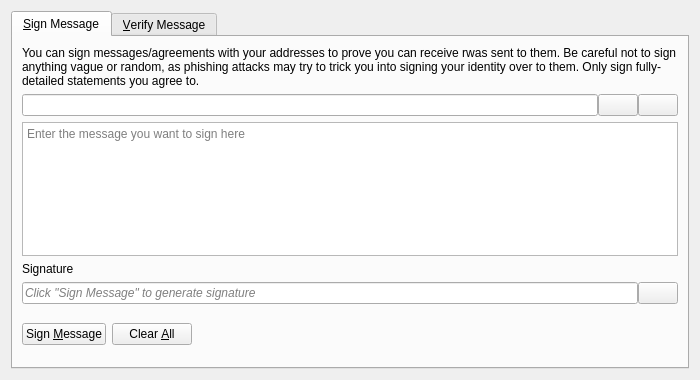
<?xml version="1.0" encoding="UTF-8"?>
<ui version="4.0">
 <class>SignVerifyMessageDialog</class>
 <widget class="QDialog" name="SignVerifyMessageDialog">
  <property name="geometry">
   <rect>
    <x>0</x>
    <y>0</y>
    <width>700</width>
    <height>380</height>
   </rect>
  </property>
  <property name="windowTitle">
   <string>Signatures - Sign / Verify a Message</string>
  </property>
  <property name="modal">
   <bool>true</bool>
  </property>
  <layout class="QVBoxLayout" name="verticalLayout">
   <item>
    <widget class="QTabWidget" name="tabWidget">
     <property name="currentIndex">
      <number>0</number>
     </property>
     <widget class="QWidget" name="tabSignMessage">
      <attribute name="title">
       <string>&amp;Sign Message</string>
      </attribute>
      <layout class="QVBoxLayout" name="verticalLayout_SM">
       <item>
        <widget class="QLabel" name="infoLabel_SM">
         <property name="text">
          <string>You can sign messages/agreements with your addresses to prove you can receive rwas sent to them. Be careful not to sign anything vague or random, as phishing attacks may try to trick you into signing your identity over to them. Only sign fully-detailed statements you agree to.</string>
         </property>
         <property name="textFormat">
          <enum>Qt::PlainText</enum>
         </property>
         <property name="wordWrap">
          <bool>true</bool>
         </property>
        </widget>
       </item>
       <item>
        <layout class="QHBoxLayout" name="horizontalLayout_1_SM">
         <property name="spacing">
          <number>0</number>
         </property>
         <item>
          <widget class="QValidatedLineEdit" name="addressIn_SM">
           <property name="toolTip">
            <string>The Bitcoin address to sign the message with</string>
           </property>
          </widget>
         </item>
         <item>
          <widget class="QPushButton" name="addressBookButton_SM">
           <property name="toolTip">
            <string>Choose previously used address</string>
           </property>
           <property name="text">
            <string/>
           </property>
           <property name="icon">
            <iconset resource="../bitcoin.qrc">
             <normaloff>:/icons/address-book</normaloff>:/icons/address-book</iconset>
           </property>
           <property name="shortcut">
            <string>Alt+A</string>
           </property>
           <property name="autoDefault">
            <bool>false</bool>
           </property>
          </widget>
         </item>
         <item>
          <widget class="QPushButton" name="pasteButton_SM">
           <property name="toolTip">
            <string>Paste address from clipboard</string>
           </property>
           <property name="text">
            <string/>
           </property>
           <property name="icon">
            <iconset resource="../bitcoin.qrc">
             <normaloff>:/icons/editpaste</normaloff>:/icons/editpaste</iconset>
           </property>
           <property name="shortcut">
            <string>Alt+P</string>
           </property>
           <property name="autoDefault">
            <bool>false</bool>
           </property>
          </widget>
         </item>
        </layout>
       </item>
       <item>
        <widget class="QPlainTextEdit" name="messageIn_SM">
         <property name="toolTip">
          <string>Enter the message you want to sign here</string>
         </property>
         <property name="placeholderText">
          <string>Enter the message you want to sign here</string>
         </property>
        </widget>
       </item>
       <item>
        <widget class="QLabel" name="signatureLabel_SM">
         <property name="text">
          <string>Signature</string>
         </property>
         <property name="textFormat">
          <enum>Qt::PlainText</enum>
         </property>
        </widget>
       </item>
       <item>
        <layout class="QHBoxLayout" name="horizontalLayout_2_SM">
         <property name="spacing">
          <number>0</number>
         </property>
         <item>
          <widget class="QLineEdit" name="signatureOut_SM">
           <property name="placeholderText">
            <string>Click "Sign Message" to generate signature</string>
           </property>
           <property name="font">
            <font>
             <italic>true</italic>
            </font>
           </property>
           <property name="readOnly">
            <bool>true</bool>
           </property>
          </widget>
         </item>
         <item>
          <widget class="QPushButton" name="copySignatureButton_SM">
           <property name="toolTip">
            <string>Copy the current signature to the system clipboard</string>
           </property>
           <property name="text">
            <string/>
           </property>
           <property name="icon">
            <iconset resource="../bitcoin.qrc">
             <normaloff>:/icons/editcopy</normaloff>:/icons/editcopy</iconset>
           </property>
           <property name="autoDefault">
            <bool>false</bool>
           </property>
          </widget>
         </item>
        </layout>
       </item>
       <item>
        <layout class="QHBoxLayout" name="horizontalLayout_3_SM">
         <item>
          <widget class="QPushButton" name="signMessageButton_SM">
           <property name="toolTip">
            <string>Sign the message to prove you own this Bitcoin address</string>
           </property>
           <property name="text">
            <string>Sign &amp;Message</string>
           </property>
           <property name="icon">
            <iconset resource="../bitcoin.qrc">
             <normaloff>:/icons/edit</normaloff>:/icons/edit</iconset>
           </property>
           <property name="autoDefault">
            <bool>false</bool>
           </property>
          </widget>
         </item>
         <item>
          <widget class="QPushButton" name="clearButton_SM">
           <property name="toolTip">
            <string>Reset all sign message fields</string>
           </property>
           <property name="text">
            <string>Clear &amp;All</string>
           </property>
           <property name="icon">
            <iconset resource="../bitcoin.qrc">
             <normaloff>:/icons/remove</normaloff>:/icons/remove</iconset>
           </property>
           <property name="autoDefault">
            <bool>false</bool>
           </property>
          </widget>
         </item>
         <item>
          <spacer name="horizontalSpacer_1_SM">
           <property name="orientation">
            <enum>Qt::Horizontal</enum>
           </property>
           <property name="sizeHint" stdset="0">
            <size>
             <width>40</width>
             <height>48</height>
            </size>
           </property>
          </spacer>
         </item>
         <item>
          <widget class="QLabel" name="statusLabel_SM">
           <property name="font">
            <font>
             <weight>75</weight>
             <bold>true</bold>
            </font>
           </property>
           <property name="text">
            <string/>
           </property>
           <property name="wordWrap">
            <bool>true</bool>
           </property>
          </widget>
         </item>
         <item>
          <spacer name="horizontalSpacer_2_SM">
           <property name="orientation">
            <enum>Qt::Horizontal</enum>
           </property>
           <property name="sizeHint" stdset="0">
            <size>
             <width>40</width>
             <height>48</height>
            </size>
           </property>
          </spacer>
         </item>
        </layout>
       </item>
      </layout>
     </widget>
     <widget class="QWidget" name="tabVerifyMessage">
      <attribute name="title">
       <string>&amp;Verify Message</string>
      </attribute>
      <layout class="QVBoxLayout" name="verticalLayout_VM">
       <item>
        <widget class="QLabel" name="infoLabel_VM">
         <property name="text">
          <string>Enter the receiver's address, message (ensure you copy line breaks, spaces, tabs, etc. exactly) and signature below to verify the message. Be careful not to read more into the signature than what is in the signed message itself, to avoid being tricked by a man-in-the-middle attack. Note that this only proves the signing party receives with the address, it cannot prove sendership of any transaction!</string>
         </property>
         <property name="textFormat">
          <enum>Qt::PlainText</enum>
         </property>
         <property name="alignment">
          <set>Qt::AlignLeading|Qt::AlignLeft|Qt::AlignTop</set>
         </property>
         <property name="wordWrap">
          <bool>true</bool>
         </property>
        </widget>
       </item>
       <item>
        <layout class="QHBoxLayout" name="horizontalLayout_1_VM">
         <property name="spacing">
          <number>0</number>
         </property>
         <item>
          <widget class="QValidatedLineEdit" name="addressIn_VM">
           <property name="toolTip">
            <string>The Bitcoin address the message was signed with</string>
           </property>
          </widget>
         </item>
         <item>
          <widget class="QPushButton" name="addressBookButton_VM">
           <property name="toolTip">
            <string>Choose previously used address</string>
           </property>
           <property name="text">
            <string/>
           </property>
           <property name="icon">
            <iconset resource="../bitcoin.qrc">
             <normaloff>:/icons/address-book</normaloff>:/icons/address-book</iconset>
           </property>
           <property name="shortcut">
            <string>Alt+A</string>
           </property>
           <property name="autoDefault">
            <bool>false</bool>
           </property>
          </widget>
         </item>
        </layout>
       </item>
       <item>
        <widget class="QPlainTextEdit" name="messageIn_VM">
          <property name="toolTip">
            <string>The signed message to verify</string>
          </property>
          <property name="placeholderText">
            <string>The signed message to verify</string>
          </property>
        </widget>
       </item>
       <item>
        <widget class="QValidatedLineEdit" name="signatureIn_VM">
          <property name="toolTip">
            <string>The signature given when the message was signed</string>
          </property>
          <property name="placeholderText">
            <string>The signature given when the message was signed</string>
          </property>
        </widget>
       </item>
       <item>
        <layout class="QHBoxLayout" name="horizontalLayout_2_VM">
         <item>
          <widget class="QPushButton" name="verifyMessageButton_VM">
           <property name="toolTip">
            <string>Verify the message to ensure it was signed with the specified Bitcoin address</string>
           </property>
           <property name="text">
            <string>Verify &amp;Message</string>
           </property>
           <property name="icon">
            <iconset resource="../bitcoin.qrc">
             <normaloff>:/icons/transaction_0</normaloff>:/icons/transaction_0</iconset>
           </property>
           <property name="autoDefault">
            <bool>false</bool>
           </property>
          </widget>
         </item>
         <item>
          <widget class="QPushButton" name="clearButton_VM">
           <property name="toolTip">
            <string>Reset all verify message fields</string>
           </property>
           <property name="text">
            <string>Clear &amp;All</string>
           </property>
           <property name="icon">
            <iconset resource="../bitcoin.qrc">
             <normaloff>:/icons/remove</normaloff>:/icons/remove</iconset>
           </property>
           <property name="autoDefault">
            <bool>false</bool>
           </property>
          </widget>
         </item>
         <item>
          <spacer name="horizontalSpacer_1_VM">
           <property name="orientation">
            <enum>Qt::Horizontal</enum>
           </property>
           <property name="sizeHint" stdset="0">
            <size>
             <width>40</width>
             <height>48</height>
            </size>
           </property>
          </spacer>
         </item>
         <item>
          <widget class="QLabel" name="statusLabel_VM">
           <property name="font">
            <font>
             <weight>75</weight>
             <bold>true</bold>
            </font>
           </property>
           <property name="text">
            <string/>
           </property>
           <property name="wordWrap">
            <bool>true</bool>
           </property>
          </widget>
         </item>
         <item>
          <spacer name="horizontalSpacer_2_VM">
           <property name="orientation">
            <enum>Qt::Horizontal</enum>
           </property>
           <property name="sizeHint" stdset="0">
            <size>
             <width>40</width>
             <height>48</height>
            </size>
           </property>
          </spacer>
         </item>
        </layout>
       </item>
      </layout>
     </widget>
    </widget>
   </item>
  </layout>
 </widget>
 <customwidgets>
  <customwidget>
   <class>QValidatedLineEdit</class>
   <extends>QLineEdit</extends>
   <header>qt/qvalidatedlineedit.h</header>
  </customwidget>
 </customwidgets>
 <resources>
  <include location="../bitcoin.qrc"/>
 </resources>
 <connections/>
</ui>
